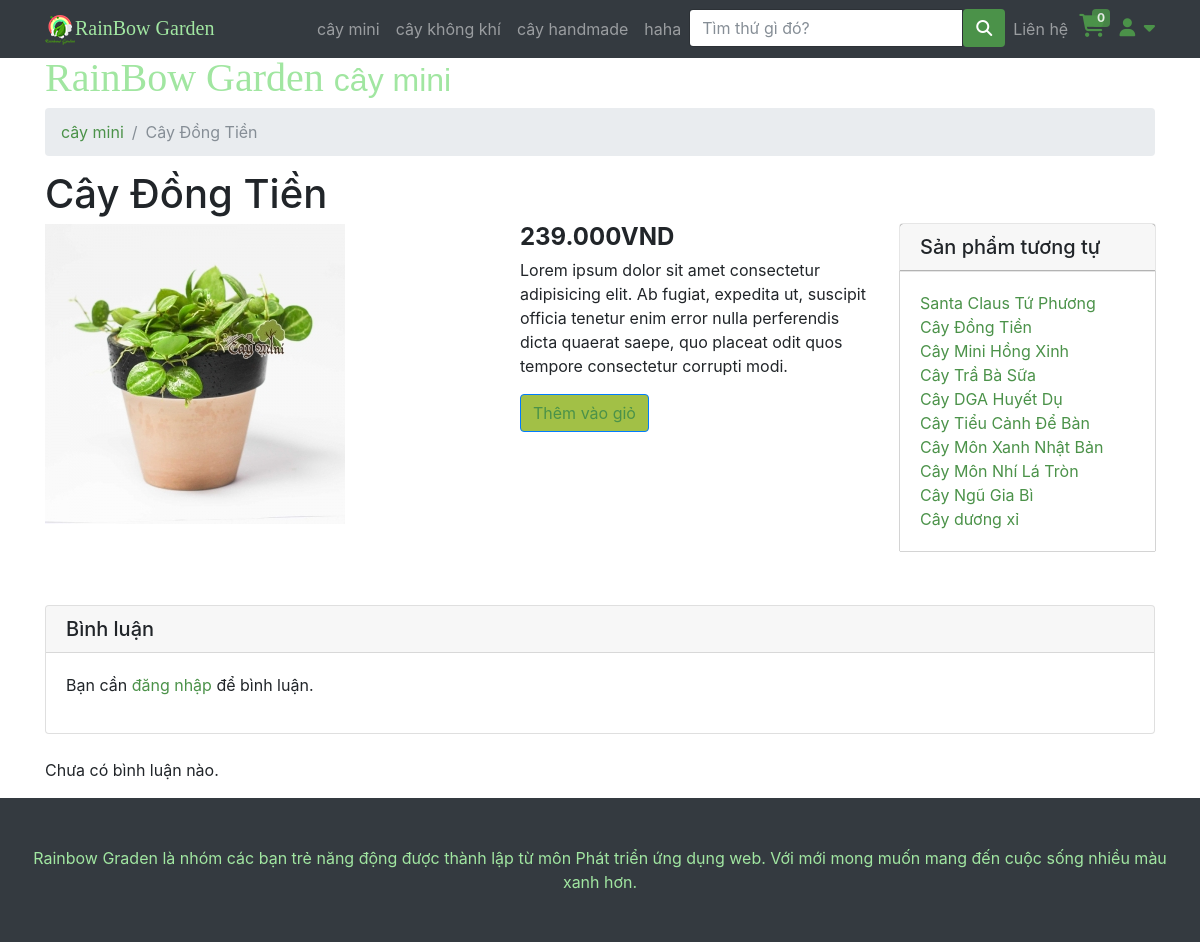
The app's page /ChiTietSanPham.php?id=62, older data.
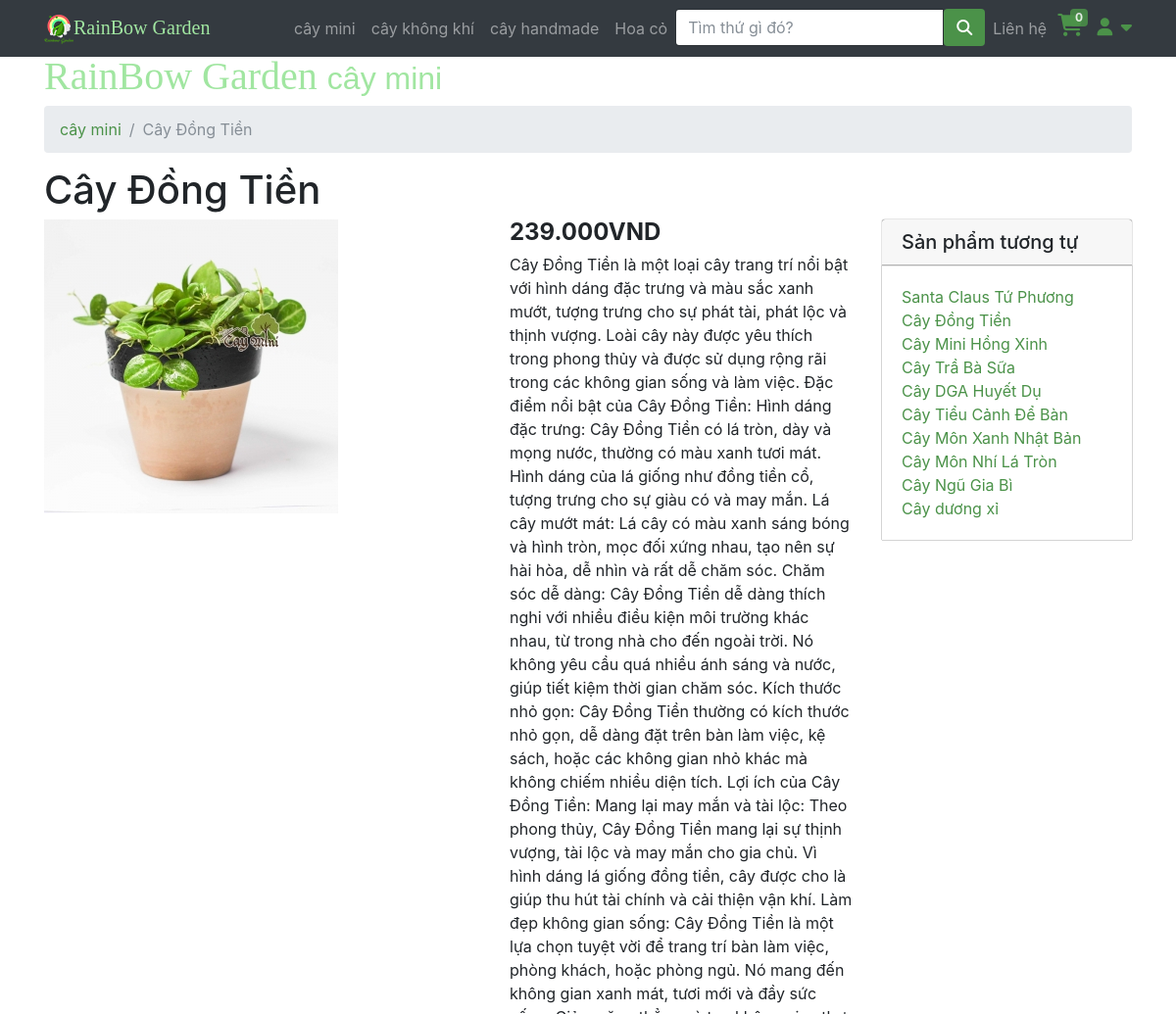
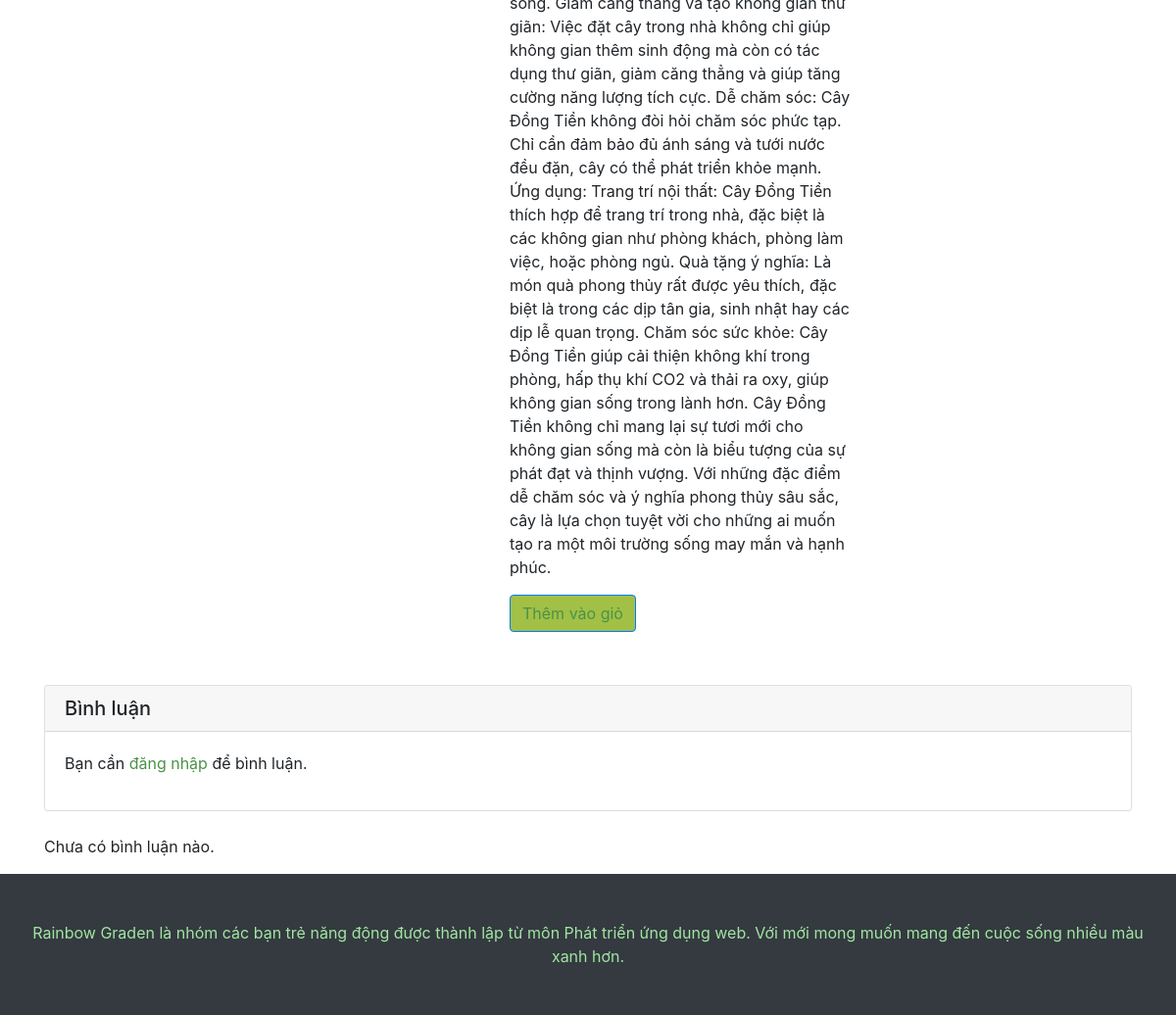
The same page, newer data (2 pictures, top to bottom).
### tables this page shows
CREATE TABLE IF NOT EXISTS `category` (
  `id` int NOT NULL AUTO_INCREMENT,
  `name` varchar(200) DEFAULT NULL,
  `image` varchar(200) NOT NULL,
  PRIMARY KEY (`id`)
);

CREATE TABLE IF NOT EXISTS `product` (
  `id` int NOT NULL AUTO_INCREMENT,
  `name` varchar(200) DEFAULT NULL,
  `saleoff` int DEFAULT NULL,
  `category` int DEFAULT NULL,
  `imagiUrl` varchar(225) DEFAULT NULL,
  `short_descripsion` text,
  `inStock` int DEFAULT '0',
  `isAvailable` tinyint(1) DEFAULT '1',
  PRIMARY KEY (`id`),
  KEY `category` (`category`)
);

### php/connectDB.php (called while the page is built, shortened)
<?php
class DataAccessHelper
{
	static $connection;
	public function connect()
	{
		self::$connection = new mysqli(DB_HOST, DB_USER, DB_PASSWORD, DB_NAME, DB_PORT);
		self::$connection->set_charset(DB_CHARSET);
	}
	public function executeQuery($sql)
	{
		return self::$connection->query($sql);
	}
}

### php/model_product.php (called while the page is built, shortened)
<?php
class Product extends DataAccessHelper
{
    static function getProductById($id)
    {
        $sql = self::$connection->prepare("SELECT p.* , activePrice(p.id) as price FROM product p WHERE id = ?");
        $sql->bind_param("i", $id);
        $sql->execute();
        $result = $sql->get_result();
        $items = $result->fetch_assoc();
        return $items;
    }
}

### ChiTietSanPham.php (the view)
<?php
include 'header.php';
$id = isset($_GET['id']) ? intval($_GET['id']) : 0;
$product = Product::getProductById($id);
if ($product) {
  $query3 = $db->executeQuery("SELECT * FROM category  WHERE id= {$product['category']}");
  $category = mysqli_fetch_assoc($query3);
  $query4 = $db->executeQuery("SELECT * FROM product  WHERE category= {$category['id']}");
?>
  <div class="container">
    <h1 class="GreenBrand">RainBow Garden
      <small style="font-family: Arial"><?php echo $category['name']; ?></small>
    </h1>
    <ol class="breadcrumb">
      <li class="breadcrumb-item">
        <a href="loaicay?category= <?php echo $category['id']; ?>"><?php echo $category['name']; ?></a>
      </li>
      <li class="breadcrumb-item active"><?php echo $product['name']; ?></li>
    </ol>
    <h1><?php echo $product['name']; ?></h1>
    <div class="row">
      <div class="col-lg-5">
        <img class="img-fluid" src="<?php echo $product['imagiUrl']; ?>" alt="<?php echo $product['name']; ?>">
      </div>
      <div class="col-lg-4">
        <h4><strong><?php echo number_format($product['price'], 0, ',', '.'); ?>VND</strong></h4>
        <p><?php echo $product['short_descripsion']; ?></p>
        <button type="button" class="btn btn-primary"><a href="?id=<?php echo $product['id'] ?>&add_cart=<?php echo $product['id'] ?>">
            Thêm vào giỏ
          </a></button>
      </div>
      <div class="col-lg-3">
        <h5 class="card-header borsp">Sản phẩm tương tự</h5>
        <div class="card-body borsp">
          <ul class="list-unstyled mb-0">
            <?php
            $result = mysqli_fetch_all($query4, MYSQLI_ASSOC);
            ?>
            <?php foreach ($result as $value) : ?>
              <li>
                <a href="?id=<?php echo $value['id'] ?>"><?php echo $value['name'] ?></a>
              </li>
            <?php endforeach; ?>
          </ul>
        </div>
      </div>
    </div>
    <div class="card my-4">
      <h5 class="card-header">Bình luận</h5>
      <div class="card-body">
        <?php if (isset($_SESSION['account'])): ?>
          <form method="POST" action="add_comment.php">
            <input type="hidden" name="product_id" value="<?php echo $id; ?>">
            <div class="form-group">
              <textarea class="form-control" name="comment_content" rows="3" required></textarea>
            </div>
            <button type="submit" class="btn btn-primary" style="background-color:#4b9249; border-color:#4b9249">Xác nhận</button>
          </form>
        <?php else: ?>
          <p>Bạn cần <a href="login.php">đăng nhập</a> để bình luận.</p>
        <?php endif; ?>
      </div>
    </div>
    <div class="comments-list">
      <?php
      $query_comments = $db->executeQuery("SELECT * FROM comments WHERE product_id = $id ORDER BY createdate DESC");
      if (mysqli_num_rows($query_comments) > 0):
        while ($comment = mysqli_fetch_assoc($query_comments)):
      ?>
          <div class="media mb-4">
            <div class="media-body">
              <h5 class="mt-0"><?php echo htmlspecialchars($comment['user_name']); ?></h5>
              <p><?php echo htmlspecialchars($comment['comment_content']); ?></p>
              <small class="text-muted">Đăng vào: <?php echo $comment['createdate']; ?></small>
            </div>
          </div>
        <?php endwhile;
      else: ?>
        <p>Chưa có bình luận nào.</p>
      <?php endif; ?>
    </div>
  </div>
<?php
} else { ?>
  <h2>Không tìm thấy sản phẩm.</h2>
  <a href="index.php">Trang chủ</a>
<?php }
include "footer.php";
?>

### header.php (shortened to what the changed rows need)
<?php
include "php/connectDB.php";
include "php/model_product.php";
$db = new DataAccessHelper;
$db->connect();
?>
<!DOCTYPE html>
<html lang="en">
<head>
    <link href="vendor/bootstrap/css/bootstrap.min.css" rel="stylesheet">
    <link href="css/modern-business.css" rel="stylesheet">
    <link href="css/icon-fonts.min.css" rel="stylesheet">
    <link href="css/settings.css" rel="stylesheet">
    <link href="css/grid-and-effects.css" rel="stylesheet">
    <link href="css/custom.css" rel="stylesheet">
    <link href="css/styles.css" rel="stylesheet">
    <link rel="stylesheet" href="https://cdnjs.cloudflare.com/ajax/libs/font-awesome/6.7.1/css/all.min.css">
</head>
<body>
    <nav class="navbar fixed-top navbar-expand-lg navbar-dark bg-dark fixed-top">
        <div class="container">
            <div class="collapse navbar-collapse" id="navbarResponsive">
                <ul class="navbar-nav ml-auto">
                    <?php
                    $query = $db->executeQuery("SELECT * FROM category");
                    $result = mysqli_fetch_all($query, MYSQLI_ASSOC);
                    ?>
                    <?php foreach ($result as $value) : ?>
                        <li class="nav-item">
                            <a class="nav-link" href="loaicay?category=<?php echo $value['id'] ?>"><?php echo $value['name'] ?></a>
                        </li>
                    <?php endforeach; ?>
                </ul>
            </div>
        </div>
    </nav>

Row changes from the older to the newer data that the page shows:
removed category: name "haha"
added category: name "Hoa cỏ"
changed product "Cây Đồng Tiền": short_descripsion "Lorem ipsum dolor sit amet consectetur adipisicing elit. Ab fugiat, expedita ut, suscipit officia tenetur enim error nulla perferendis dicta quaerat saepe, quo placeat odit quos tempore consectetur corrupti modi." → "Cây Đồng Tiền là một loại cây trang trí nổi bật với hình dáng đặc trưng và màu sắc xanh mướt, tượng trưng cho sự phát tài, phát lộc và thịnh vượng. Loài cây này được yêu thích trong phong thủy và được sử dụng rộng rãi trong các không gian sống và làm việc. Đặc điểm nổi bật của Cây Đồng Tiền: Hình dáng đặc trưng: Cây Đồng Tiền có lá tròn, dày và mọng nước, thường có màu xanh tươi mát. Hình dáng của lá giống như đồng tiền cổ, tượng trưng cho sự giàu có và may mắn. Lá cây mướt mát: Lá cây có màu xanh sáng bóng và hình tròn, mọc đối xứng nhau, tạo nên sự hài hòa, dễ nhìn và rất dễ chăm sóc. Chăm sóc dễ dàng: Cây Đồng Tiền dễ dàng thích nghi với nhiều điều kiện môi trường khác nhau, từ trong nhà…"
